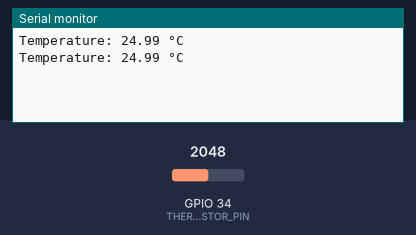
Bench run of a program on a simulated ESP32. Parts: the last lines printed to the serial monitor. Inputs (shaded band) come from the test bench; at power-on: GPIO 34 (THERMISTOR_PIN) = 2048.

Above: at 1.8 s.
1.9 s: GPIO 34 (THERMISTOR_PIN) set to 2866
At 2.6 s:
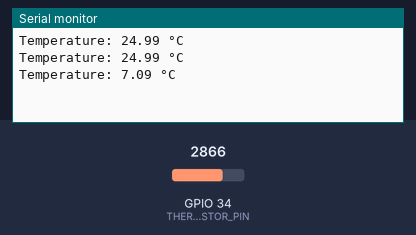
3.4 s: GPIO 34 (THERMISTOR_PIN) set to 3603
At 4.8 s:
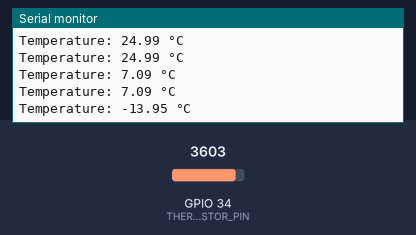
Timing chart, 0 to 6.4 s (numbered marks = the images above; inputs shaded):
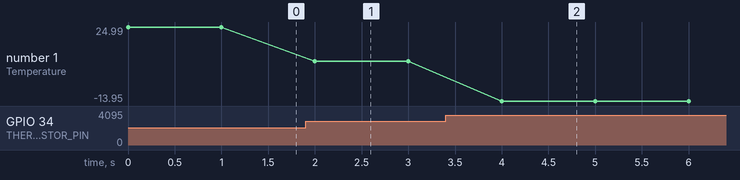

The program:

main.cpp
```cpp
#include <Arduino.h>

#define THERMISTOR_PIN 34
#define SERIES_RESISTOR 10000    // 10k resistor
#define NOMINAL_RESISTANCE 10000 // resistance at 25 degrees C
#define NOMINAL_TEMPERATURE 25   // temp for nominal resistance
#define B_COEFFICIENT 3950       // The beta coefficient (usually 3435 or 3950)
#define ADC_MAX 4095             // ESP32 ADC resolution

void setup() {
  Serial.begin(115200);
}

void loop() {
  int adcValue = analogRead(THERMISTOR_PIN);

  // Calculate resistance
  float resistance;
  resistance = SERIES_RESISTOR / (ADC_MAX / (float)adcValue - 1);

  // Steinhart-Hart Equation
  float steinhart;
  steinhart = resistance / NOMINAL_RESISTANCE;     // (R/Ro)
  steinhart = log(steinhart);                      // ln(R/Ro)
  steinhart /= B_COEFFICIENT;                      // 1/B * ln(R/Ro)
  steinhart += 1.0 / (NOMINAL_TEMPERATURE + 273.15); // + (1/To)
  steinhart = 1.0 / steinhart;                     // Invert
  steinhart -= 273.15;                             // convert to C

  Serial.print("Temperature: ");
  Serial.print(steinhart);
  Serial.println(" °C");

  delay(1000);
}
```

Measured:
- after the input at 1.9 s, the serial monitor: prints a new line after 0.10 s (image 1)
- after the input at 3.4 s, the serial monitor: prints a new line after 0.60 s (image 2)
- plotted number 1: 24.99 → 7.09 after the input at 1.9 s, 7.09 → -13.95 after the input at 3.4 s
